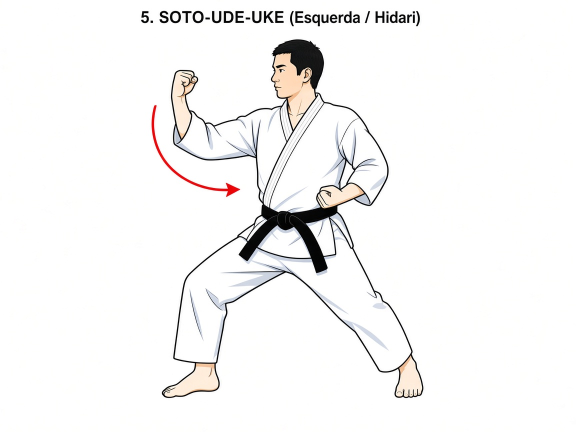
#> input picture scripts/illustration-sources/soto_panel5.jpg, 1152 x 864 px (shown at 1/2 size)
$ python rebuild_soto_main_plate.py
#> lines starting #> are read from the running program, lines starting #| are printed output that depends on the picture; after the words box and inside, x2 and y2 are one past the last pixel; in counts of white or black regions, pixels touching at a corner belong together
#!/usr/bin/env python3
"""Rebuild 05_06_soto_ude_uke.jpg from realistic left/right panel sources."""
from pathlib import Path
import numpy as np
from PIL import Image, ImageDraw

ROOT = Path(__file__).resolve().parents[1]
SRC = Path(__file__).resolve().parent / "illustration-sources"
OUT = ROOT / "public" / "illustrations" / "05_06_soto_ude_uke.jpg"


def trim_white(im: Image.Image, thresh: int = 248, pad: int = 20) -> Image.Image:
#> called with thresh = 248, pad = 20
    a = np.asarray(im.convert("RGB"))
#> a is the input picture: shape (864, 1152, 3); mean R, G, B 246.1, 245.4, 245
    mask = ~((a[:, :, 0] > thresh) & (a[:, :, 1] > thresh) & (a[:, :, 2] > thresh))
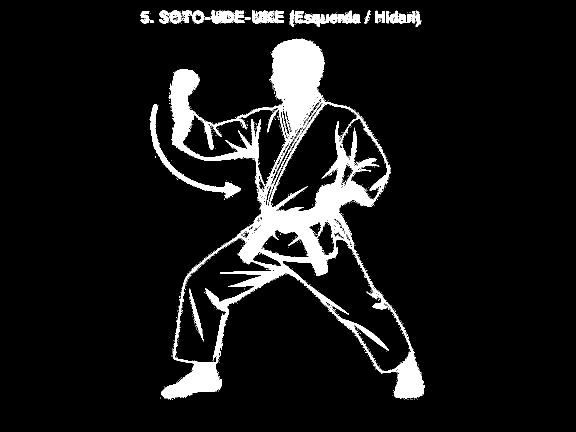
#> mask: shape (864, 1152) bool (shown at 1/2 size); 8.4% white; 704 white regions (678 under 20 px), largest, box (x1, y1, x2, y2) and area: (322, 77, 848, 798) 70747, (300, 208, 481, 397) 3055, (590, 21, 704, 53) 1732
    ys, xs = np.where(mask)
    if len(xs) == 0:
        return im
    top, bottom = max(0, ys.min() - pad), min(im.height, ys.max() + pad)
#> top = 0; bottom = 819
    left, right = max(0, xs.min() - pad), min(im.width, xs.max() + pad)
#> left = 260; right = 869
    return im.crop((left, top, right, bottom))


def fit(im: Image.Image, tw: int, th: int) -> Image.Image:
    r = min(tw / im.width, th / im.height)
    return im.resize(
        (max(1, int(im.width * r)), max(1, int(im.height * r))),
        Image.Resampling.LANCZOS,
    )


def main() -> None:
    w, h = 1280, 720
    p5 = trim_white(Image.open(SRC / "soto_panel5.jpg").convert("RGB"))
    p6 = trim_white(Image.open(SRC / "soto_panel6.jpg").convert("RGB"))
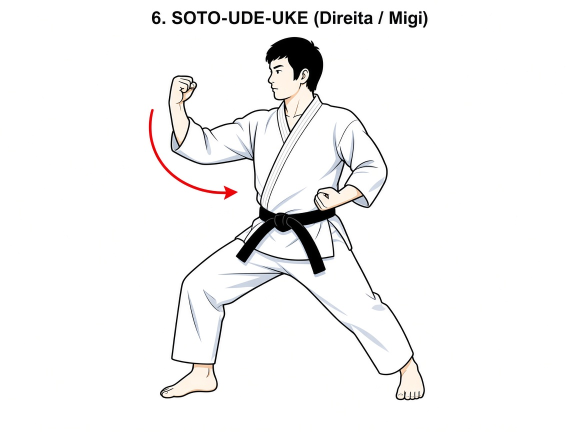
#> input picture scripts/illustration-sources/soto_panel6.jpg, 1152 x 864 px (shown at 1/2 size)
#> call 2 of trim_white, with thresh = 248, pad = 20
#> in trim_white, a is the input picture: shape (864, 1152, 3); mean R, G, B 245.1, 244.7, 244.6
#> in trim_white (call 2), `mask = ~((a[:, :, 0] > thresh) & (a[:, :, 1] > thresh) & (a[:, :, 2] >..`:
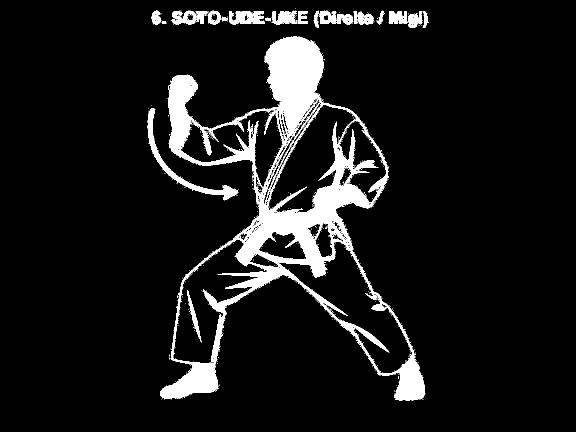
#> mask: shape (864, 1152) bool (shown at 1/2 size); 8.5% white; 643 white regions (619 under 20 px), largest, box (x1, y1, x2, y2) and area: (320, 73, 851, 801) 72183, (295, 216, 477, 401) 2972, (343, 21, 415, 49) 1191
#> in trim_white (call 2), `top, bottom = max(0, ys.min() - pad), min(im.height, ys.max() + pad)`: bottom = 820
#> in trim_white (call 2), `left, right = max(0, xs.min() - pad), min(im.width, xs.max() + pad)`: left = 275; right = 876
    half, margin = w // 2, 24
    box_w, box_h = half - 2 * margin, h - 2 * margin
    f5, f6 = fit(p5, box_w, box_h), fit(p6, box_w, box_h)
#> in fit, `return im.resize( (max(1, int(im.width * r)), max(1, int(im.height * r..`:
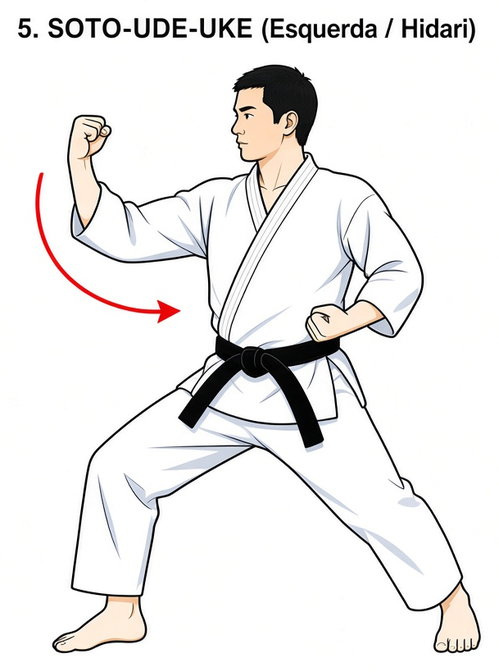
#> returned value: PIL image 499x672 RGB; mean R, G, B 237.3, 235.9, 235.3
#> call 2 of fit, with tw = 592, th = 672
#> in fit (call 2), `r = min(tw / im.width, th / im.height)`: r = 0.82
#> in fit (call 2), `return im.resize( (max(1, int(im.width * r)), max(1, int(im.height * r..`:
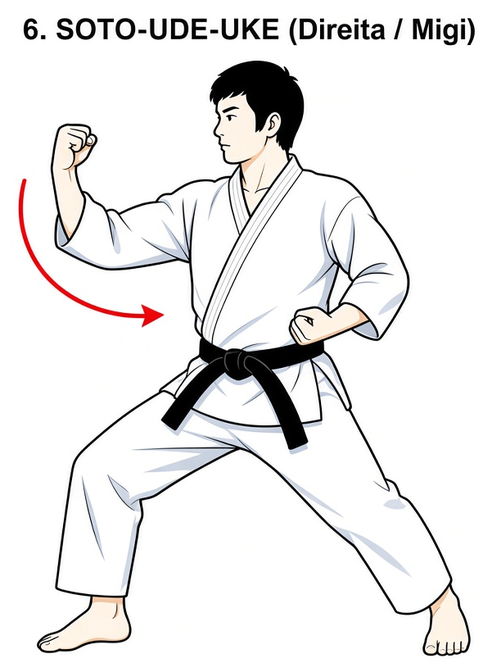
#> returned value: PIL image 492x672 RGB; mean R, G, B 235, 234.1, 233.9
    out = Image.new("RGB", (w, h), "white")
#> out: PIL image 1280x720 RGB; every value is 255
    out.paste(f5, (margin + (box_w - f5.width) // 2, margin + (box_h - f5.height) // 2))
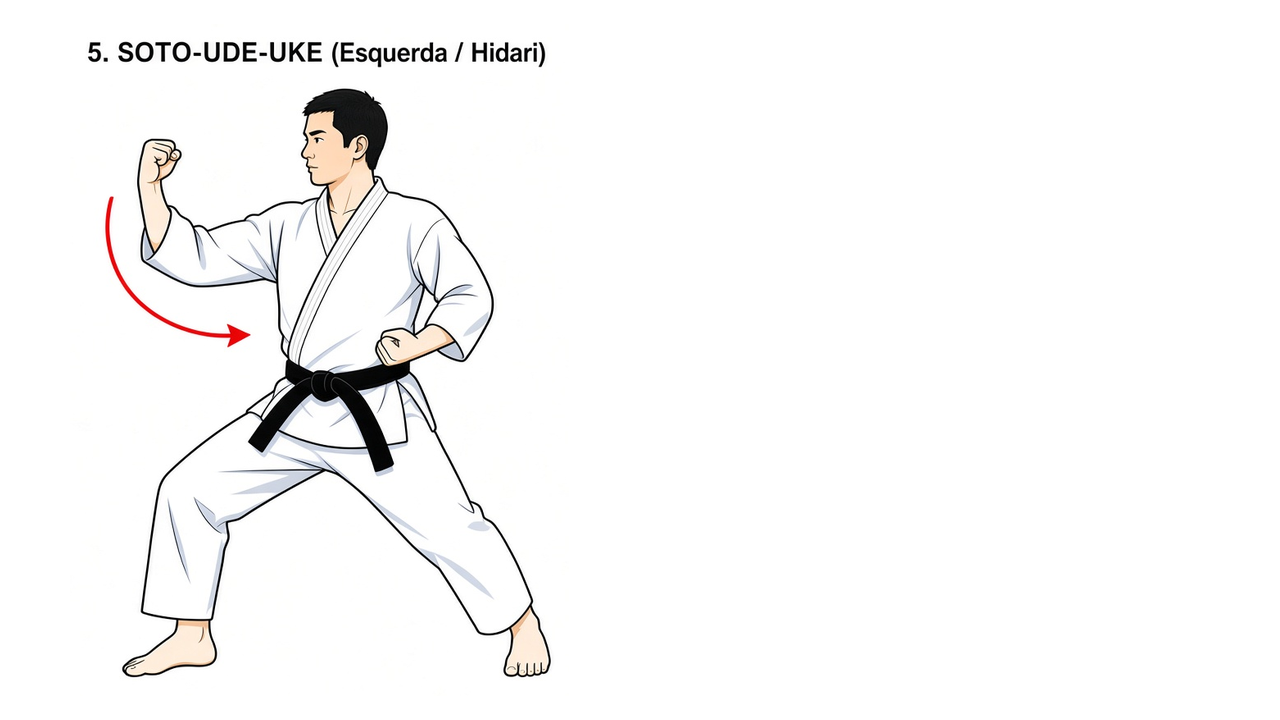
#> out: PIL image 1280x720 RGB; mean R, G, B 248.6, 248.1, 247.8
    out.paste(
        f6,
        (half + margin + (box_w - f6.width) // 2, margin + (box_h - f6.height) // 2),
    )
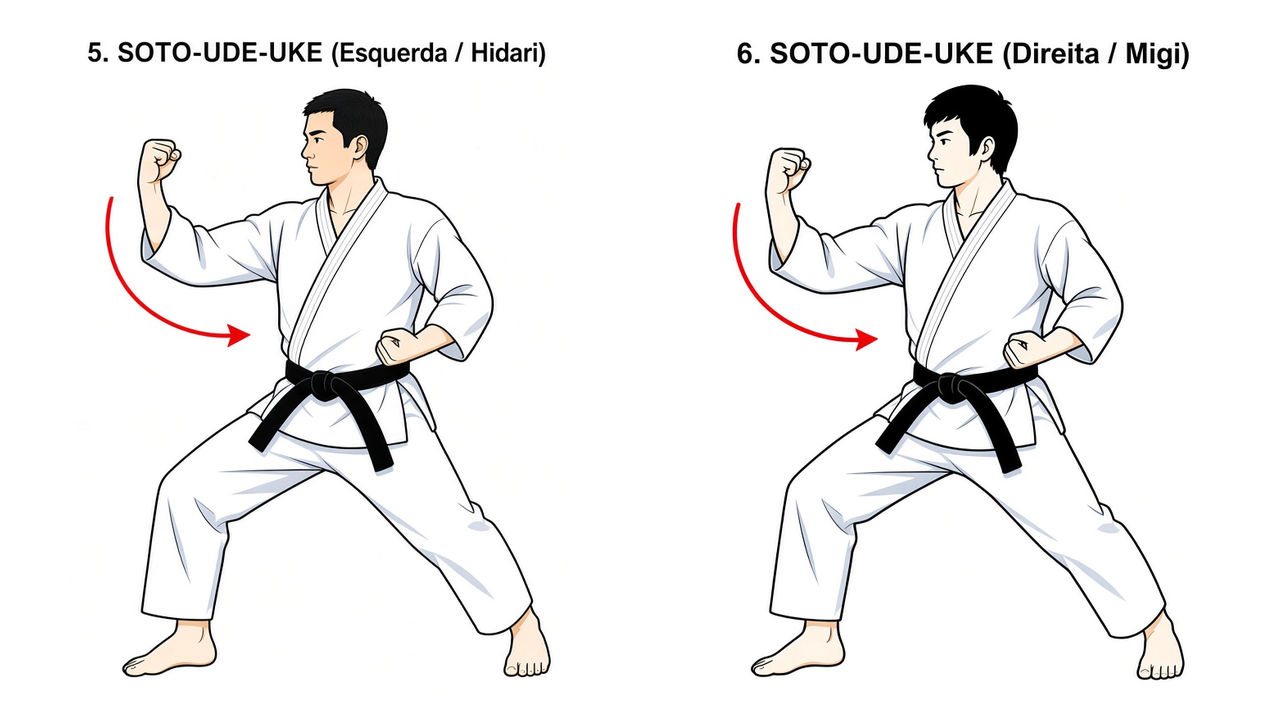
#> out: PIL image 1280x720 RGB; mean R, G, B 241.4, 240.6, 240.3
    ImageDraw.Draw(out).line([(half, 48), (half, h - 48)], fill=(203, 213, 225), width=2)
    OUT.parent.mkdir(parents=True, exist_ok=True)
    out.save(OUT, "JPEG", quality=95, optimize=True, subsampling=0)
    print(f"wrote {OUT} {out.size}")
#| wrote public/illustrations/05_06_soto_ude_uke.jpg (1280, 720)


if __name__ == "__main__":
    main()
